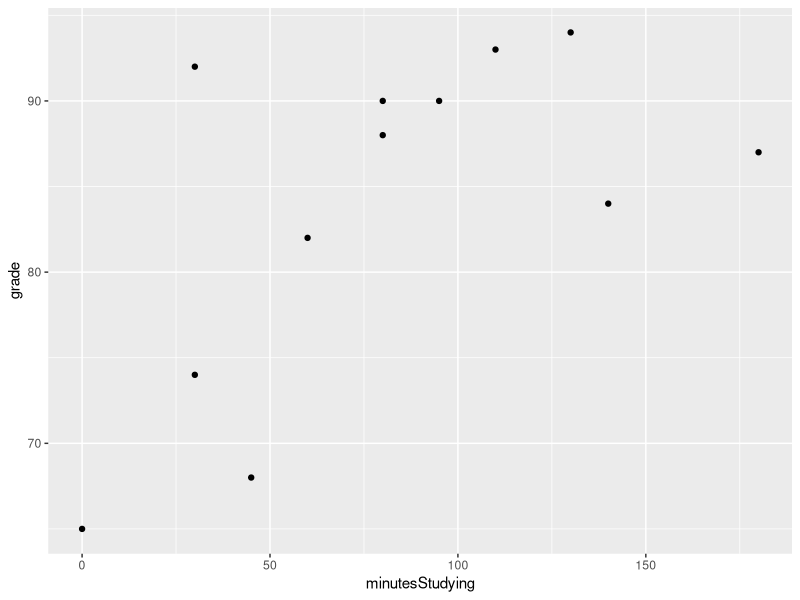
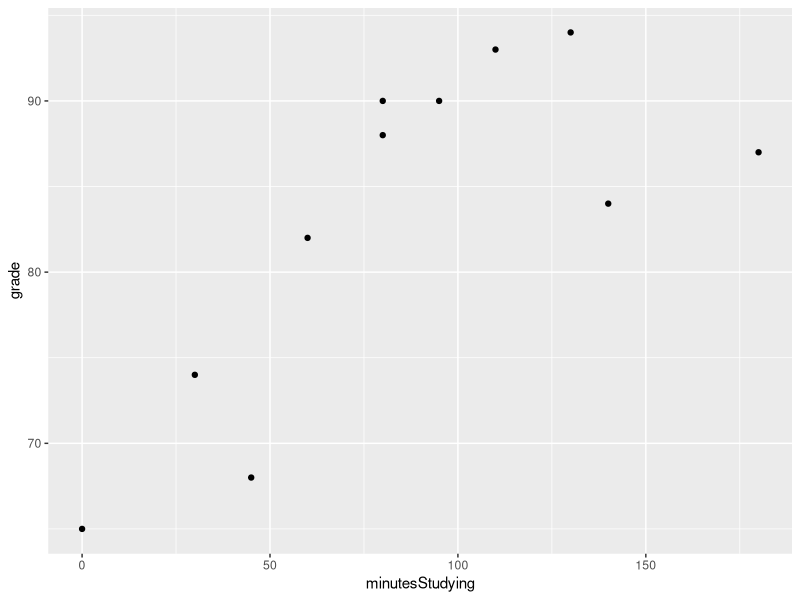

Reproduce these figures in R, in order.
minutesStudying <- c(30,45,180,95,130,140,30,80,60,110,0,80)
grade <- c(74,68,87,90,94,84,92,88,82,93,65,90)

df <- data.frame(cbind(minutesStudying,grade))

cor(df$minutesStudying,df$grade) #0.5967026 = 0.597

'proportion of variation in exam grade explained by taking minutes studying into account is (r**2) = (0.597**2) = 
0.356409 = 0.356 = 36%'

library(ggplot2)
ggplot(df) + geom_point(aes(x = minutesStudying, y = grade))

#high grade, not study long = 30,92

#remove and plot again

new.df <- df[!df$grade == 92,]

cor(new.df$minutesStudying,new.df$grade) #0.7374439 = 0.737

ggplot(new.df) + geom_point(aes(x = minutesStudying, y = grade))

